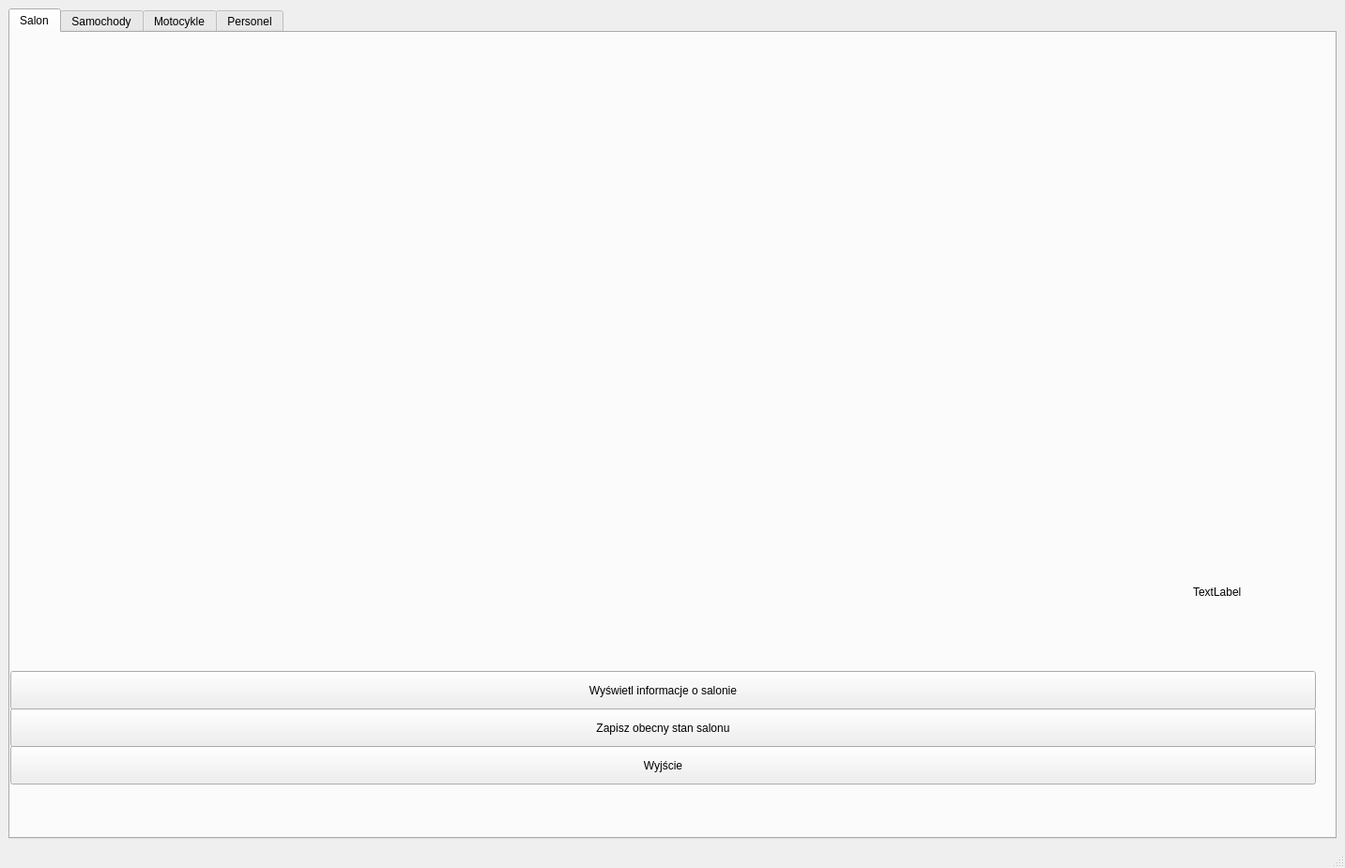
<?xml version="1.0" encoding="UTF-8"?>
<ui version="4.0">
 <class>MainWindow2</class>
 <widget class="QMainWindow" name="MainWindow2">
  <property name="geometry">
   <rect>
    <x>0</x>
    <y>0</y>
    <width>1433</width>
    <height>925</height>
   </rect>
  </property>
  <property name="maximumSize">
   <size>
    <width>1920</width>
    <height>1080</height>
   </size>
  </property>
  <property name="windowTitle">
   <string>BMW Dealer Manager</string>
  </property>
  <property name="autoFillBackground">
   <bool>true</bool>
  </property>
  <widget class="QWidget" name="centralwidget">
   <layout class="QGridLayout" name="gridLayout">
    <item row="0" column="0">
     <layout class="QVBoxLayout" name="verticalLayout_2">
      <item>
       <widget class="QTabWidget" name="tabWidget">
        <property name="currentIndex">
         <number>0</number>
        </property>
        <property name="movable">
         <bool>false</bool>
        </property>
        <widget class="QWidget" name="tab_5">
         <attribute name="title">
          <string>Salon</string>
         </attribute>
         <widget class="QPushButton" name="Savetofile">
          <property name="geometry">
           <rect>
            <x>0</x>
            <y>720</y>
            <width>1391</width>
            <height>41</height>
           </rect>
          </property>
          <property name="text">
           <string>Zapisz obecny stan salonu</string>
          </property>
         </widget>
         <widget class="QLabel" name="label_3">
          <property name="geometry">
           <rect>
            <x>10</x>
            <y>10</y>
            <width>1361</width>
            <height>551</height>
           </rect>
          </property>
          <property name="text">
           <string/>
          </property>
          <property name="pixmap">
           <pixmap resource="pics.qrc">:/pics/Downloads/bps_store_front.jpg</pixmap>
          </property>
          <property name="scaledContents">
           <bool>true</bool>
          </property>
         </widget>
         <widget class="QPushButton" name="Wyjscie">
          <property name="geometry">
           <rect>
            <x>0</x>
            <y>760</y>
            <width>1391</width>
            <height>41</height>
           </rect>
          </property>
          <property name="text">
           <string>Wyjście</string>
          </property>
         </widget>
         <widget class="QLabel" name="stanKontsa">
          <property name="geometry">
           <rect>
            <x>1260</x>
            <y>580</y>
            <width>111</width>
            <height>31</height>
           </rect>
          </property>
          <property name="text">
           <string>TextLabel</string>
          </property>
         </widget>
         <widget class="QPushButton" name="SalonInfo">
          <property name="geometry">
           <rect>
            <x>0</x>
            <y>680</y>
            <width>1391</width>
            <height>41</height>
           </rect>
          </property>
          <property name="text">
           <string>Wyświetl informacje o salonie</string>
          </property>
         </widget>
        </widget>
        <widget class="QWidget" name="tab_6">
         <attribute name="title">
          <string>Samochody</string>
         </attribute>
         <widget class="QPushButton" name="Sprzedaj_Auto">
          <property name="geometry">
           <rect>
            <x>0</x>
            <y>760</y>
            <width>1391</width>
            <height>41</height>
           </rect>
          </property>
          <property name="text">
           <string>Sprzedaj samochód</string>
          </property>
         </widget>
         <widget class="QPushButton" name="Posiadane_samochodu">
          <property name="geometry">
           <rect>
            <x>0</x>
            <y>680</y>
            <width>1391</width>
            <height>41</height>
           </rect>
          </property>
          <property name="text">
           <string>Posiadane samochody</string>
          </property>
         </widget>
         <widget class="QPushButton" name="Dodaj_samochod">
          <property name="geometry">
           <rect>
            <x>0</x>
            <y>720</y>
            <width>1391</width>
            <height>41</height>
           </rect>
          </property>
          <property name="text">
           <string>Kup Samochód</string>
          </property>
         </widget>
         <widget class="QLabel" name="label">
          <property name="geometry">
           <rect>
            <x>90</x>
            <y>10</y>
            <width>1201</width>
            <height>661</height>
           </rect>
          </property>
          <property name="text">
           <string/>
          </property>
          <property name="pixmap">
           <pixmap resource="pics.qrc">:/pics/Downloads/2018-bmw-m2-competition-99gallery-1526572314.jpg</pixmap>
          </property>
          <property name="scaledContents">
           <bool>true</bool>
          </property>
         </widget>
        </widget>
        <widget class="QWidget" name="tab_7">
         <attribute name="title">
          <string>Motocykle</string>
         </attribute>
         <widget class="QPushButton" name="Posiadane_motocykle">
          <property name="geometry">
           <rect>
            <x>0</x>
            <y>680</y>
            <width>1391</width>
            <height>41</height>
           </rect>
          </property>
          <property name="text">
           <string>Posiadane motocykle</string>
          </property>
         </widget>
         <widget class="QPushButton" name="pushButton">
          <property name="geometry">
           <rect>
            <x>0</x>
            <y>720</y>
            <width>1391</width>
            <height>41</height>
           </rect>
          </property>
          <property name="text">
           <string>Dodaj motocykl</string>
          </property>
         </widget>
         <widget class="QPushButton" name="SprzedajMotocykl">
          <property name="geometry">
           <rect>
            <x>0</x>
            <y>760</y>
            <width>1391</width>
            <height>41</height>
           </rect>
          </property>
          <property name="text">
           <string>Usuń motocykl</string>
          </property>
         </widget>
         <widget class="QLabel" name="label_2">
          <property name="geometry">
           <rect>
            <x>130</x>
            <y>10</y>
            <width>1141</width>
            <height>661</height>
           </rect>
          </property>
          <property name="text">
           <string/>
          </property>
          <property name="pixmap">
           <pixmap resource="pics.qrc">:/pics/Downloads/BMW-motorcycles-on-road-racing.jpg</pixmap>
          </property>
          <property name="scaledContents">
           <bool>true</bool>
          </property>
         </widget>
        </widget>
        <widget class="QWidget" name="Personnel_tab">
         <attribute name="title">
          <string>Personel</string>
         </attribute>
         <widget class="QPushButton" name="Zatrudnieni_pracownicy">
          <property name="geometry">
           <rect>
            <x>10</x>
            <y>670</y>
            <width>1391</width>
            <height>51</height>
           </rect>
          </property>
          <property name="text">
           <string>Zatrudnieni pracownicy</string>
          </property>
         </widget>
         <widget class="QPushButton" name="Zatrudnij_nowego">
          <property name="geometry">
           <rect>
            <x>10</x>
            <y>720</y>
            <width>1391</width>
            <height>51</height>
           </rect>
          </property>
          <property name="text">
           <string>Zatrudnij nowego pracownika</string>
          </property>
         </widget>
         <widget class="QPushButton" name="Zwolnij_pracownika">
          <property name="geometry">
           <rect>
            <x>9</x>
            <y>771</y>
            <width>1391</width>
            <height>51</height>
           </rect>
          </property>
          <property name="text">
           <string>Zwolnij pracownika</string>
          </property>
         </widget>
         <widget class="QLabel" name="label_4">
          <property name="geometry">
           <rect>
            <x>114</x>
            <y>10</y>
            <width>1201</width>
            <height>533</height>
           </rect>
          </property>
          <property name="text">
           <string/>
          </property>
          <property name="pixmap">
           <pixmap resource="pics.qrc">:/pics/Downloads/BMW-Service-Inclusive-Packages.jpg</pixmap>
          </property>
          <property name="scaledContents">
           <bool>true</bool>
          </property>
         </widget>
        </widget>
       </widget>
      </item>
     </layout>
    </item>
   </layout>
  </widget>
  <widget class="QMenuBar" name="menubar">
   <property name="geometry">
    <rect>
     <x>0</x>
     <y>0</y>
     <width>1433</width>
     <height>23</height>
    </rect>
   </property>
  </widget>
  <widget class="QStatusBar" name="statusbar"/>
 </widget>
 <resources>
  <include location="pics.qrc"/>
 </resources>
 <connections/>
</ui>
